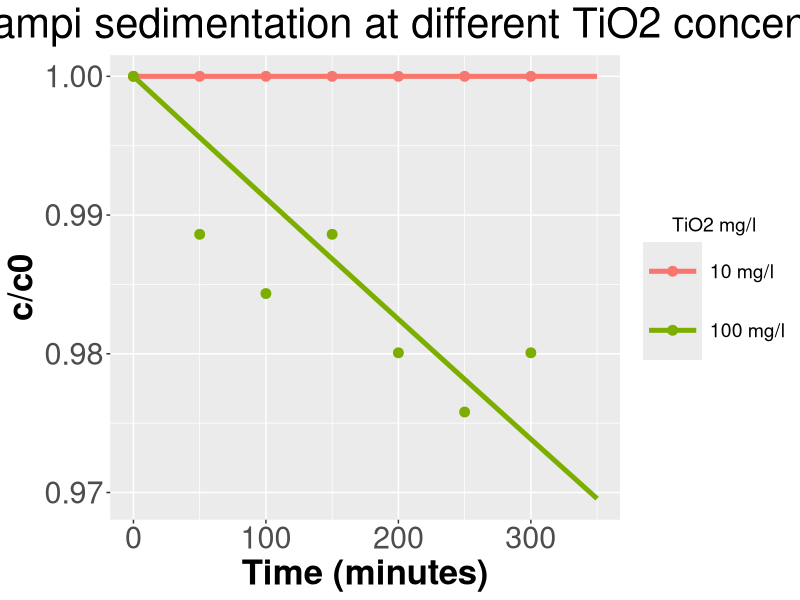
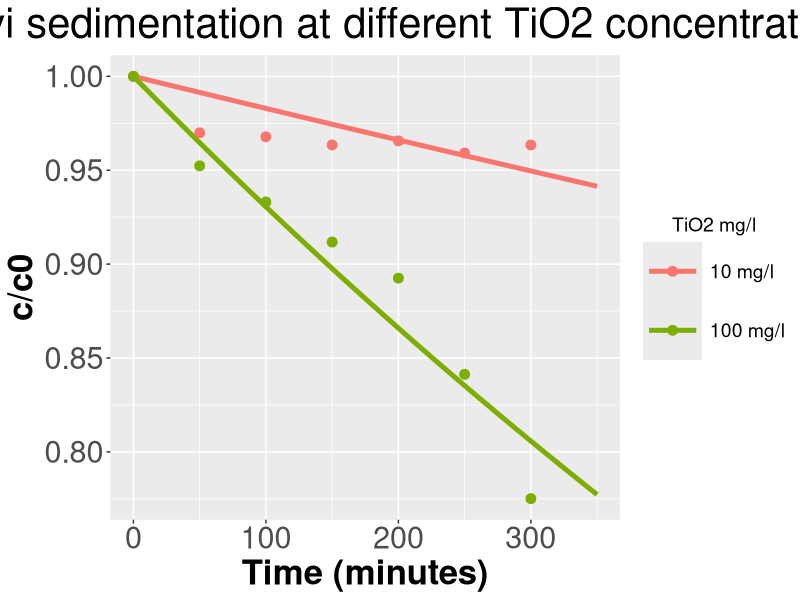

Here is the R script that generated these plots, in order:
setwd("C:/Users/vassi/Documents/GitHub/TiO2_aggregation_and_uptake/TiO2_sedimentation/Sillanpaa_data")

# A simple ODE to describe the sedimentation effect on the TiO2 concentration
sed_function <- function(time, inits, params){
  with(as.list(c(inits, params)),{
    
    dC_water <- - k_sed*C_water
    
    list(dC_water)
  })
}

# The metric used for the optimization
mse_custom <- function(observed, predicted){
  mean((observed - predicted)^2)
}


# The objective function to minimize
obj_function <- function(x, exp_data, initial_water_concentrations){
  k_sed <- x
  mse_scores <- c()
  for (i in 1:length(k_sed)) {
    sol_times <- seq(0, 350, 0.1)
    params <- c("k_sed"=k_sed[i])
    inits <- c("C_water" = initial_water_concentrations[i])
    solution <- data.frame(deSolve::ode(times = sol_times,  func = sed_function, y = inits,
                                        parms = params,
                                        method="lsodes",
                                        rtol = 1e-3, atol = 1e-3))
    results <- data.frame(solution$time, solution$C_water/inits)  # divide with C0 to calculate the fraction C/C0  
    colnames(results) <- c("Time", "Remaining_Concentration_fraction")
    keep_predictions <- results[results$Time %in% exp_data$Time,]
    mse_scores[i] <- mse_custom(exp_data[,i+1], keep_predictions$Remaining_Concentration_fraction)
  }
  minimize <- mean(mse_scores)
  return(minimize)
}

# A function that handles the optimization 
optimization_func <- function(exp_data){
  # Inputs
  initial_water_concentrations <- c(10, 100) # given in mg TiO2/L
  x0 <- runif(2, 0, 1e-03)
  N_iter <- 500
  opts <- list( "algorithm" = "NLOPT_LN_SBPLX", #"NLOPT_LN_NEWUOA",  #"NLOPT_LN_SBPLX" ,
                "xtol_rel" = 1e-06,
                "ftol_rel" = 0.0,
                "ftol_abs" = 0.0,
                "xtol_abs" = 0.0 ,
                "maxeval" = N_iter,
                "print_level" = 1)
  
  optimization <- nloptr::nloptr(x0 = x0,
                                 eval_f = obj_function,
                                 lb	= rep(0,2),
                                 opts = opts, 
                                 exp_data = exp_data,
                                 initial_water_concentrations = initial_water_concentrations)
  
  return(optimization)
}

# A function to plot the model predictions with the experimental data of a
# specific type water
plot_func <- function(optimization, exp_data, plot_title){
  initial_water_concentrations <- c(10, 100) # given in mg TiO2/L
  sol_times <- seq(0, 350, 0.1)
  k_sed <-  optimization$solution
  mse_scores <- c()
  keep_predictions <- data.frame(matrix(data=NA, nrow = length(sol_times), ncol = dim(exp_data)[2]))
  keep_predictions[,1] <- sol_times
  colnames(keep_predictions) <- c("Time", "C1", "C2")
  for (i in 1:2) {
    params <- c("k_sed" = k_sed[i])
    inits <- c("C_water" = initial_water_concentrations[i])
    solution <- data.frame(deSolve::ode(times = sol_times,  func = sed_function, y = inits,
                                        parms = params,
                                        method="lsodes",
                                        rtol = 1e-3, atol = 1e-3))
    results <- data.frame(solution$time, solution$C_water/inits)  
    colnames(results) <- c("Time", "Remaining_Concentration_fraction")
    keep_predictions[,i+1] <- results[,2]
  }
  
  library(ggplot2)
  cls <- c("10 mg/l"="#F8766D", "100 mg/l"="#7CAE00")
  
  colnames(keep_predictions) <- c("Time", "C1", "C2")
  colnames(exp_data) <- c("Time", "C1", "C2")
  
  plot <- ggplot()+
    geom_line(data = keep_predictions, aes(x=Time, y=C1, color="10 mg/l"), size=1.7)+
    geom_line(data = keep_predictions, aes(x=Time, y=C2, color="100 mg/l"), size=1.7)+

    geom_point(data = exp_data, aes(x=Time, y=C1, color="10 mg/l"), size=3)+
    geom_point(data = exp_data, aes(x=Time, y=C2, color="100 mg/l"), size=3)+

    labs(title = plot_title,
         y = "c/c0", x = "Time (minutes)")+
    theme(plot.title = element_text(hjust = 0.5,size=30), 
          axis.title.y =element_text(hjust = 0.5,size=25,face="bold"),
          axis.text.y=element_text(size=22),
          axis.title.x =element_text(hjust = 0.5,size=25,face="bold"),
          axis.text.x=element_text(size=22),
          legend.title=element_text(hjust = 0.5,size=25), 
          legend.text=element_text(size=22)) + 
    
    scale_color_manual("TiO2 mg/l", values=cls)+
    theme(legend.key.size = unit(1.5, 'cm'),  
          legend.title = element_text(size=14),
          legend.text = element_text(size=14),
          axis.text = element_text(size = 14))
  
  return(plot)
}



#============================================================
# Load data and process the data for each type concentration
#============================================================

# Load the data for 10mg/l data
c1_data <- read.csv("10mgml_data.csv")
# Time is given in minutes
#c1_data$Time <- c1_data$Time/60
# The data for Iso freshwater report a C/C0 fraction which is 
# greater than 1. This value is impossible and maybe means that the 
# sedimented amount of TiO2 is neglible. So we trasnform the values which are
# greater than 1, equal to  1 (so the ksed = 0)
c1_data$Iso <- 1

# Load the data for 100 mg/l data
c2_data <- read.csv("100mgml_data.csv")
# Time is given in minutes
#c2_data$Time <- c2_data$Time/60

# Gather data for Simijarvi
simijarvi_data <- data.frame(cbind(c1_data$Time, c1_data$Simijarvi, c2_data$Simijarvi))
colnames(simijarvi_data) <- c("Time", "C1", "C2")

simijarvi_optimization <- optimization_func(simijarvi_data)
simijarvi_plot <- plot_func(simijarvi_optimization, simijarvi_data, 
                       "Simijarvi sedimentation at different TiO2 concentrations")
simijarvi_ksed <-  simijarvi_optimization$solution*60

# Gather data for Iso Lehmalampi
iso_data <- data.frame(cbind(c1_data$Time, c1_data$Iso, c2_data$Iso))
colnames(iso_data) <- c("Time", "C1", "C2")

iso_optimization <- optimization_func(iso_data)
iso_plot <- plot_func(iso_optimization, iso_data, 
                            "Iso Lehmalampi sedimentation at different TiO2 concentrations")
iso_ksed <-  iso_optimization$solution*60
